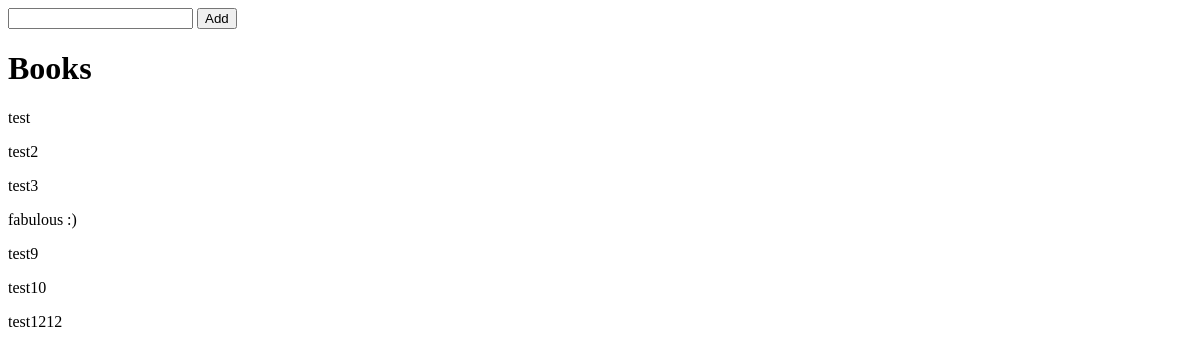
Before: / with the older database file.
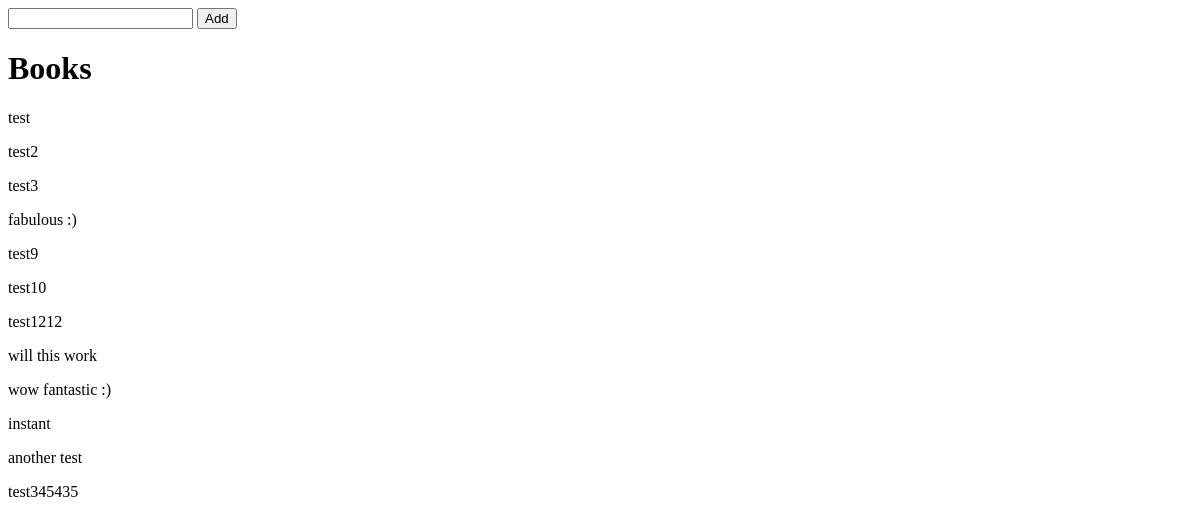
After: the same page with the newer database file.
### bookmanager.py (models this page shows, shortened)
class Book(db.Model):
    title = db.Column(db.String(80), unique=True, nullable=False, primary_key=True)

### bookmanager.py (the view)
@app.route('/', methods=["GET", "POST"])
def home():
    if request.form:
        book = Book(title=request.form.get("title"))
        db.session.add(book)
        db.session.commit()
    books = Book.query.all()
    return render_template("home.html", books=books)

### templates/home.html
<html>
  <body>
    <form method="POST" action="/">
      <input type="text" name="title">
      <input type="submit" value="Add">
    </form>
    <h1>Books</h1>
    {% for book in books %}
        <p>{{book.title}}</b>
    {% endfor %}
  </body>
</html>

Changed rows visible on the page:
added Book: title "will this work"
added Book: title "wow fantastic :)"
added Book: title "instant"
added Book: title "another test"
added Book: title "test345435"
